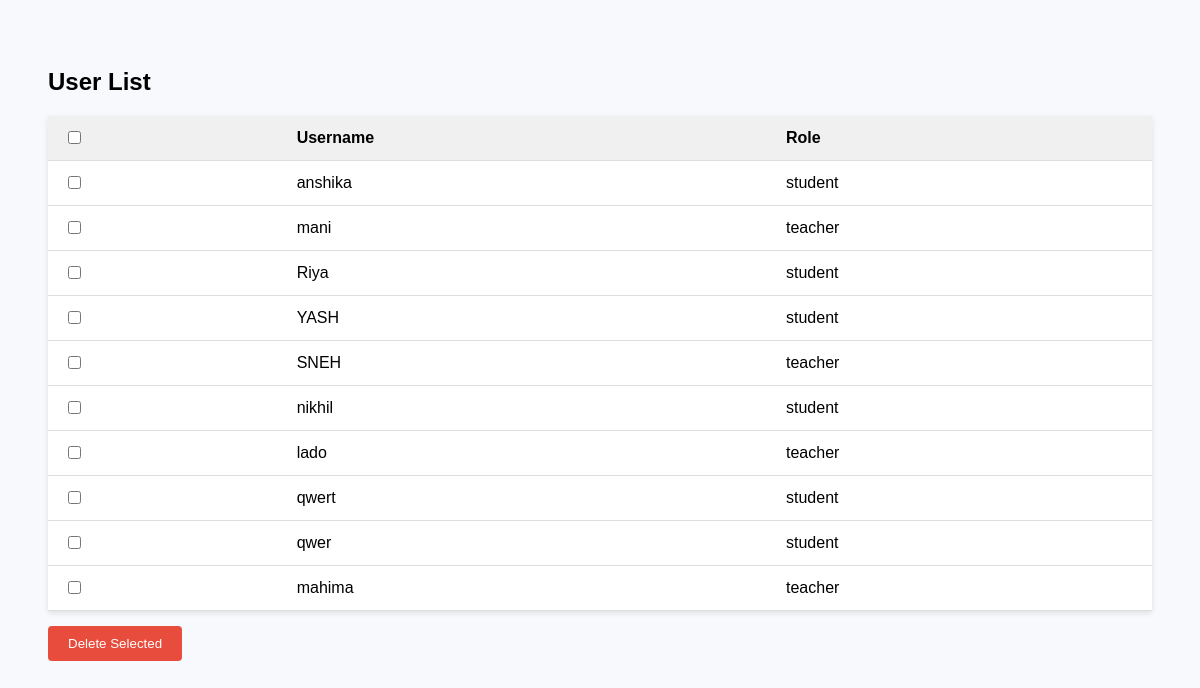
The app's page /users/, older data.
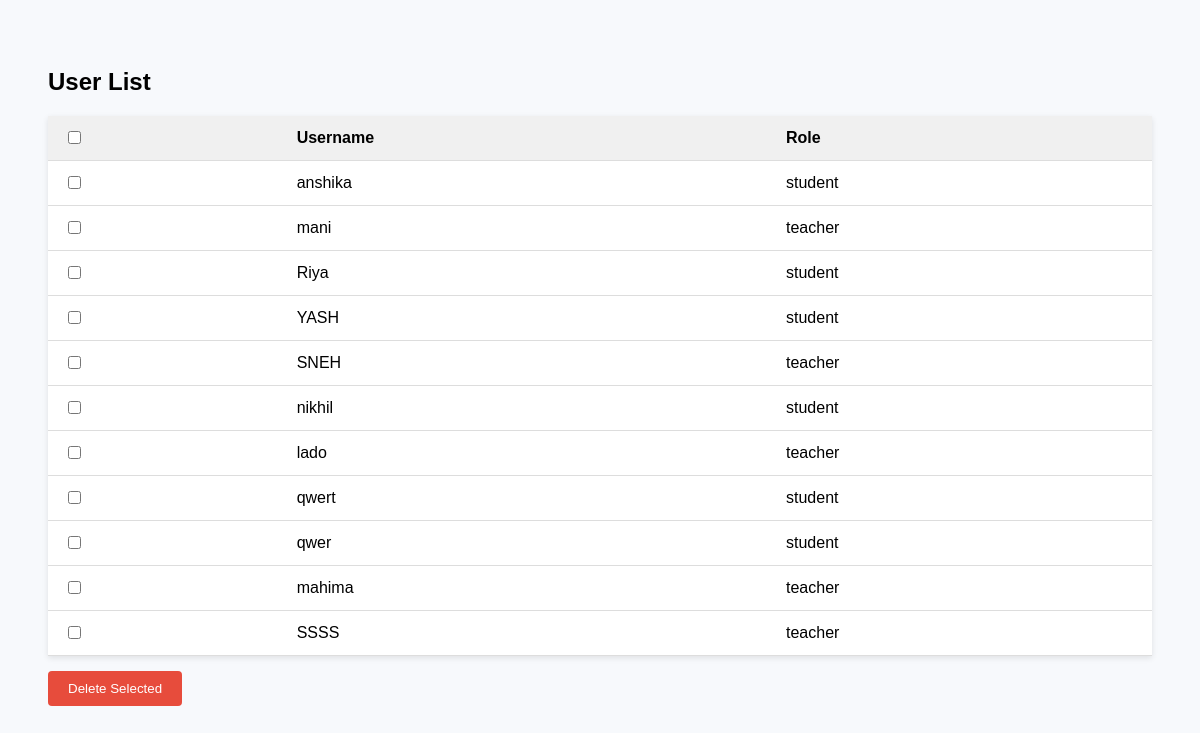
The same page, newer data.
### core/models.py (models this page shows)
class CustomUser(AbstractUser):
    role = models.CharField(max_length=10, choices=[('student', 'Student'), ('teacher', 'Teacher')])
    dob = models.DateField(null=True, blank=True)
    contact = models.CharField(max_length=15, blank=True)
    address = models.TextField(blank=True)
    course = models.CharField(max_length=100, blank=True)

### core/views.py (the view)
# urls.py: path('users/', user_list, name='user_list'),
def user_list(request):
    if request.method == 'POST':
        selected_ids = request.POST.getlist('selected_users')
        CustomUser.objects.filter(id__in=selected_ids).delete()
        return redirect('user_list')
    users = CustomUser.objects.all()
    return render(request, 'user_list.html', {'users': users})

### core/templates/user_list.html (shortened to what this page needs)
<!DOCTYPE html>
<html>
<head>
</head>
<body>
<h2>User List</h2>
<form method="POST">
    <table>
        <thead>
            <tr>
                <th><input type="checkbox" id="select-all"></th>
                <th>Username</th>
                <th>Role</th>
            </tr>
        </thead>
        <tbody>
            {% for user in users %}
            <tr>
                <td><input type="checkbox" name="selected_users" value="{{ user.id }}"></td>
                <td>{{ user.username }}</td>
                <td>{{ user.role }}</td>
            </tr>
            {% endfor %}
        </tbody>
    </table>
    <button type="submit">Delete Selected</button>
</form>
</body>
</html>

### core/templates/user_list.html (style rules this page uses)
body { font-family: Arial, sans-serif; background: #f7f9fc; padding: 40px; }
table { width: 100%; border-collapse: collapse; background: white; box-shadow: 0 2px 6px rgba(0,0,0,0.1); }
th, td { padding: 12px 16px; border-bottom: 1px solid #ddd; text-align: left; }
th { background: #f0f0f0; }
button { margin-top: 15px; padding: 10px 20px; background-color: #e74c3c; color: white; border: none; border-radius: 4px; cursor: pointer; }

Row changes from the older to the newer data that the page shows:
added CustomUser: username "SSSS", role "teacher"
